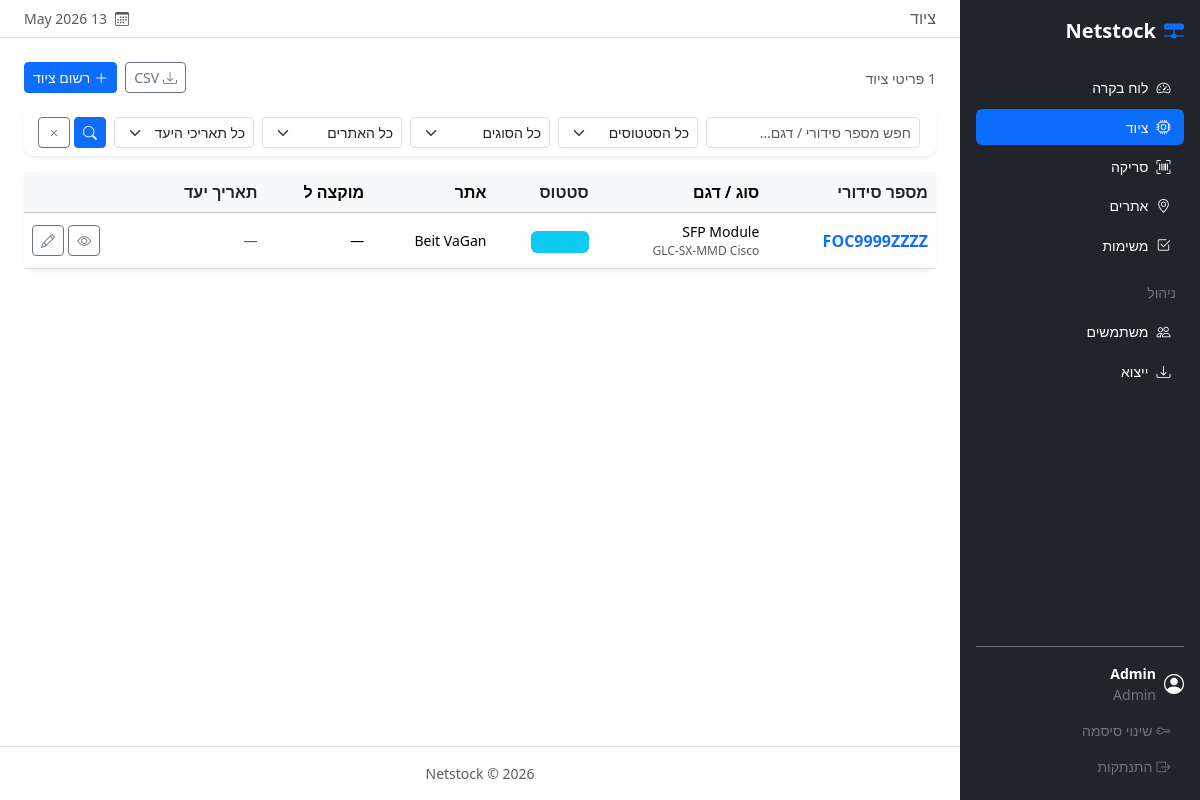
Page /assets/ (signed in) on the committed database.
### app/models/user.py (models this page shows, shortened)
class User(UserMixin, db.Model):
    __tablename__ = 'users'
    id = db.Column(db.Integer, primary_key=True)
    name = db.Column(db.String(100), nullable=False)
    email = db.Column(db.String(150), unique=True, nullable=False)
    password_hash = db.Column(db.String(255), nullable=False)
    role = db.Column(db.Enum('admin', 'technician', 'viewer', name='user_role'),
                     nullable=False, default='technician')
    created_at = db.Column(db.DateTime, default=datetime.utcnow)
    assigned_assets = db.relationship('Asset', foreign_keys='Asset.assigned_to_id',
                                      backref='assignee', lazy='dynamic')
    events = db.relationship('AssetEvent', backref='performed_by_user', lazy='dynamic')
    tasks = db.relationship('Task', backref='assignee', lazy='dynamic')
    @property
    def is_admin(self):
        return self.role == 'admin'
    @property
    def can_edit(self):
        return self.role in ('admin', 'technician')

### app/models/asset.py (models this page shows, shortened)
class Asset(db.Model):
    __tablename__ = 'assets'
    STATUSES = ['in_use', 'dismantled', 'in_storage', 'assigned', 'faulty', 'retired']
    STATUS_LABELS = {
        'in_use': 'בשימוש',
        'dismantled': 'פורק',
        'in_storage': 'באחסון',
        'assigned': 'מוקצה',
        'faulty': 'פגום',
        'retired': 'הוצא משירות',
    }
    STATUS_COLORS = {
        'in_use': 'success',
        'dismantled': 'warning',
        'in_storage': 'info',
        'assigned': 'primary',
        'faulty': 'danger',
        'retired': 'secondary',
    }
    id = db.Column(db.Integer, primary_key=True)
    serial_number = db.Column(db.String(100), unique=True, nullable=False)
    barcode = db.Column(db.String(100), unique=True, nullable=True)
    asset_type_id = db.Column(db.Integer, db.ForeignKey('asset_types.id'), nullable=False)
    model = db.Column(db.String(150))
    manufacturer = db.Column(db.String(150))
    status = db.Column(
        db.Enum(*STATUSES, name='asset_status'),
        nullable=False,
        default='in_storage'
    )
    current_site_id = db.Column(db.Integer, db.ForeignKey('sites.id'), nullable=True)
    assigned_to_id = db.Column(db.Integer, db.ForeignKey('users.id'), nullable=True)
    due_date = db.Column(db.Date, nullable=True)
    notes = db.Column(db.Text)
    created_at = db.Column(db.DateTime, default=datetime.utcnow)
    updated_at = db.Column(db.DateTime, default=datetime.utcnow, onupdate=datetime.utcnow)
    events = db.relationship('AssetEvent', backref='asset', lazy='dynamic',
                             order_by='AssetEvent.event_date.desc()')
    tasks = db.relationship('Task', backref='asset', lazy='dynamic')
    @property
    def status_label(self):
        return self.STATUS_LABELS.get(self.status, self.status)
    @property
    def status_color(self):
        return self.STATUS_COLORS.get(self.status, 'secondary')
    @property
    def is_overdue(self):
        from datetime import date
        return self.due_date and self.due_date < date.today()

class AssetType(db.Model):
    __tablename__ = 'asset_types'
    id = db.Column(db.Integer, primary_key=True)
    name = db.Column(db.String(100), nullable=False)
    category = db.Column(db.String(100))
    assets = db.relationship('Asset', backref='asset_type', lazy='dynamic')

### app/models/site.py (models this page shows, shortened)
class Site(db.Model):
    __tablename__ = 'sites'
    id = db.Column(db.Integer, primary_key=True)
    name = db.Column(db.String(150), nullable=False)
    address = db.Column(db.Text)
    notes = db.Column(db.Text)
    current_assets = db.relationship('Asset', foreign_keys='Asset.current_site_id',
                                     backref='current_site', lazy='dynamic')
    events_from = db.relationship('AssetEvent', foreign_keys='AssetEvent.from_site_id',
                                  backref='from_site', lazy='dynamic')
    events_to = db.relationship('AssetEvent', foreign_keys='AssetEvent.to_site_id',
                                backref='to_site', lazy='dynamic')

### app/routes/assets.py (the view)
@assets_bp.route('/')
@login_required
def list_assets():
    q = request.args.get('q', '').strip()
    status_filter = request.args.get('status', '')
    type_filter = request.args.get('type', type=int)
    site_filter = request.args.get('site', type=int)
    due_filter = request.args.get('due', '')
    sort = request.args.get('sort', 'created_at')
    order = request.args.get('order', 'desc')
    query = Asset.query
    if q:
        query = query.filter(
            db.or_(Asset.serial_number.ilike(f'%{q}%'), Asset.model.ilike(f'%{q}%'))
        )
    if status_filter:
        query = query.filter(Asset.status == status_filter)
    if type_filter:
        query = query.filter(Asset.asset_type_id == type_filter)
    if site_filter:
        query = query.filter(Asset.current_site_id == site_filter)
    today = date.today()
    if due_filter == 'overdue':
        query = query.filter(Asset.due_date < today, Asset.status != 'retired')
    elif due_filter == 'soon':
        query = query.filter(Asset.due_date >= today, Asset.due_date <= today + timedelta(days=7))
    sort_col = {
        'serial_number': Asset.serial_number,
        'due_date': Asset.due_date,
        'status': Asset.status,
        'created_at': Asset.created_at,
    }.get(sort, Asset.created_at)
    if order == 'asc':
        query = query.order_by(sort_col.asc())
    else:
        query = query.order_by(sort_col.desc())
    assets = query.all()
    asset_types = AssetType.query.order_by(AssetType.name).all()
    sites = Site.query.order_by(Site.name).all()
    return render_template(
        'assets/list.html',
        assets=assets,
        asset_types=asset_types,
        sites=sites,
        q=q,
        status_filter=status_filter,
        type_filter=type_filter,
        site_filter=site_filter,
        due_filter=due_filter,
        sort=sort,
        order=order,
        today=today,
    )

### app/models/user.py (called while the page is built)
@login_manager.user_loader
def load_user(user_id):
    return User.query.get(int(user_id))

### app/templates/assets/list.html (shortened to what this page needs)
{% extends 'base.html' %}
{% block page_title %}ציוד{% endblock %}
{% block content %}
<div class="d-flex justify-content-between align-items-center mb-3">
  <div>
    <span class="text-muted small">{{ assets | length }} פריטי ציוד</span>
  </div>
  <div class="d-flex gap-2">
    {% if current_user.is_admin %}
    <a href="{{ url_for('admin.export_assets') }}" class="btn btn-outline-secondary btn-sm" title="ייצוא CSV">
      <i class="bi bi-download me-1"></i>CSV
    </a>
    {% endif %}
    {% if current_user.can_edit %}
    <a href="{{ url_for('assets.new_asset') }}" class="btn btn-primary btn-sm">
      <i class="bi bi-plus-lg me-1"></i>רשום ציוד
    </a>
    {% endif %}
  </div>
</div>
<div class="card border-0 shadow-sm mb-3">
  <div class="card-body py-2">
    <form method="GET" class="row g-2 align-items-end">
      <div class="col-12 col-md-3">
        <input type="text" name="q" value="{{ q }}" class="form-control form-control-sm"
               placeholder="חפש מספר סידורי / דגם…">
      </div>
      <div class="col-6 col-md-2">
        <select name="status" class="form-select form-select-sm">
          <option value="">כל הסטטוסים</option>
        </select>
      </div>
      <div class="col-6 col-md-2">
        <select name="type" class="form-select form-select-sm">
          <option value="">כל הסוגים</option>
        </select>
      </div>
      <div class="col-6 col-md-2">
        <select name="site" class="form-select form-select-sm">
          <option value="">כל האתרים</option>
        </select>
      </div>
      <div class="col-6 col-md-2">
        <select name="due" class="form-select form-select-sm">
          <option value="">כל תאריכי היעד</option>
        </select>
      </div>
      <div class="col-12 col-md-1 d-flex gap-1">
        <button type="submit" class="btn btn-sm btn-primary flex-grow-1">
          <i class="bi bi-search"></i>
        </button>
        <a href="{{ url_for('assets.list_assets') }}" class="btn btn-sm btn-outline-secondary">
          <i class="bi bi-x"></i>
        </a>
      </div>
    </form>
  </div>
</div>
<div class="card border-0 shadow-sm">
  <div class="table-responsive">
    <table class="table table-hover align-middle mb-0">
      <thead class="table-light">
        <tr>
          <th>
            <a href="?q={{ q }}&status={{ status_filter }}&type={{ type_filter or '' }}&site={{ site_filter or '' }}&due={{ due_filter }}&sort=serial_number&order={{ 'desc' if sort == 'serial_number' and order == 'asc' else 'asc' }}"
               class="text-decoration-none text-dark d-flex align-items-center gap-1">
              מספר סידורי
            </a>
          </th>
          <th>סוג / דגם</th>
          <th>
            <a href="?q={{ q }}&status={{ status_filter }}&type={{ type_filter or '' }}&site={{ site_filter or '' }}&due={{ due_filter }}&sort=status&order={{ 'desc' if sort == 'status' and order == 'asc' else 'asc' }}"
               class="text-decoration-none text-dark d-flex align-items-center gap-1">
              סטטוס
            </a>
          </th>
          <th>אתר</th>
          <th>מוקצה ל</th>
          <th>
            <a href="?q={{ q }}&status={{ status_filter }}&type={{ type_filter or '' }}&site={{ site_filter or '' }}&due={{ due_filter }}&sort=due_date&order={{ 'desc' if sort == 'due_date' and order == 'asc' else 'asc' }}"
               class="text-decoration-none text-dark d-flex align-items-center gap-1">
              תאריך יעד
            </a>
          </th>
          <th></th>
        </tr>
      </thead>
      <tbody>
        {% for asset in assets %}
        <tr class="{{ 'table-danger' if asset.is_overdue }}">
          <td>
            <a href="{{ url_for('assets.detail', id=asset.id) }}" class="fw-semibold text-decoration-none">
              {{ asset.serial_number }}
            </a>
          </td>
          <td>
            <div class="small">{{ asset.asset_type.name if asset.asset_type else '—' }}</div>
            <div class="text-muted x-small">{{ asset.model or '' }} {{ asset.manufacturer or '' }}</div>
          </td>
          <td>
            <span class="badge bg-{{ asset.status_color }} bg-opacity-15 text-{{ asset.status_color }} border border-{{ asset.status_color }} border-opacity-25">
            </span>
          </td>
          <td class="small">{{ asset.current_site.name if asset.current_site else '—' }}</td>
          <td class="small">{{ asset.assignee.name if asset.assignee else '—' }}</td>
          <td class="small">
            {% if asset.due_date %}
              {% if asset.is_overdue %}
                <span class="text-danger fw-semibold"><i class="bi bi-exclamation-circle me-1"></i>{{ asset.due_date.strftime('%d %b %Y') }}</span>
              {% else %}
                {{ asset.due_date.strftime('%d %b %Y') }}
              {% endif %}
            {% else %}
              <span class="text-muted">—</span>
            {% endif %}
          </td>
          <td class="text-end">
            <a href="{{ url_for('assets.detail', id=asset.id) }}" class="btn btn-sm btn-outline-secondary">
              <i class="bi bi-eye"></i>
            </a>
            {% if current_user.can_edit %}
            <a href="{{ url_for('assets.edit', id=asset.id) }}" class="btn btn-sm btn-outline-secondary">
              <i class="bi bi-pencil"></i>
            </a>
            {% endif %}
          </td>
        </tr>
        {% endfor %}
      </tbody>
    </table>
  </div>
</div>
{% endblock %}

### app/templates/base.html (shortened to what this page needs)
<!DOCTYPE html>
<html lang="he" dir="rtl">
<head>
  <link rel="stylesheet" href="https://cdn.jsdelivr.net/npm/bootstrap@5.3.3/dist/css/bootstrap.rtl.min.css" />
  <link rel="stylesheet" href="https://cdn.jsdelivr.net/npm/bootstrap-icons@1.11.3/font/bootstrap-icons.min.css" />
  <link rel="stylesheet" href="{{ url_for('static', filename='css/style.css') }}" />
</head>
<body>
<div class="d-flex">
  <nav id="sidebar" class="bg-dark text-white d-flex flex-column p-3">
    <a href="{{ url_for('main.dashboard') }}" class="navbar-brand text-white fw-bold fs-5 mb-4 d-flex align-items-center gap-2">
      <i class="bi bi-hdd-network-fill text-primary"></i> Netstock
    </a>
    <ul class="nav nav-pills flex-column gap-1 flex-grow-1">
      <li class="nav-item">
        <a href="{{ url_for('main.dashboard') }}"
           class="nav-link text-white {% if request.endpoint == 'main.dashboard' %}active{% endif %}">
          <i class="bi bi-speedometer2 me-2"></i>לוח בקרה
        </a>
      </li>
      <li class="nav-item">
        <a href="{{ url_for('assets.list_assets') }}"
           class="nav-link text-white {% if request.blueprint == 'assets' %}active{% endif %}">
          <i class="bi bi-cpu me-2"></i>ציוד
        </a>
      </li>
      <li class="nav-item">
        <a href="{{ url_for('scan.index') }}" class="nav-link text-white {% if request.blueprint == 'scan' %}active{% endif %}">
          <i class="bi bi-upc-scan me-2"></i>סריקה
        </a>
      </li>
      <li class="nav-item">
        <a href="{{ url_for('sites.list_sites') }}"
           class="nav-link text-white {% if request.blueprint == 'sites' %}active{% endif %}">
          <i class="bi bi-geo-alt me-2"></i>אתרים
        </a>
      </li>
      <li class="nav-item">
        <a href="{{ url_for('tasks.list_tasks') }}" class="nav-link text-white {% if request.blueprint == 'tasks' %}active{% endif %}">
          <i class="bi bi-check2-square me-2"></i>משימות
        </a>
      </li>
      {% if current_user.is_admin %}
      <li class="nav-item mt-2">
        <span class="nav-link text-secondary small text-uppercase px-2">ניהול</span>
      </li>
      <li class="nav-item">
        <a href="{{ url_for('admin.users') }}"
           class="nav-link text-white {% if request.endpoint == 'admin.users' or request.endpoint == 'admin.new_user' or request.endpoint == 'admin.edit_user' %}active{% endif %}">
          <i class="bi bi-people me-2"></i>משתמשים
        </a>
      </li>
      <li class="nav-item">
        <a href="{{ url_for('admin.export') }}"
           class="nav-link text-white {% if request.endpoint == 'admin.export' %}active{% endif %}">
          <i class="bi bi-download me-2"></i>ייצוא
        </a>
      </li>
      {% endif %}
    </ul>
    <div class="mt-auto border-top border-secondary pt-3">
      <div class="d-flex align-items-center gap-2 mb-2 small text-secondary">
        <i class="bi bi-person-circle fs-5 text-white"></i>
        <div>
          <div class="text-white fw-semibold">{{ current_user.name }}</div>
          <div class="text-capitalize">{{ current_user.role }}</div>
        </div>
      </div>
      <a href="{{ url_for('auth.change_password') }}" class="nav-link text-secondary small">
        <i class="bi bi-key me-1"></i>שינוי סיסמה
      </a>
      <a href="{{ url_for('auth.logout') }}" class="nav-link text-secondary small">
        <i class="bi bi-box-arrow-right me-1"></i>התנתקות
      </a>
    </div>
  </nav>
  <div class="flex-grow-1 d-flex flex-column min-vh-100">
    <header class="bg-white border-bottom px-4 py-2 d-flex align-items-center justify-content-between sticky-top">
      <h6 class="mb-0 text-muted fw-normal">{% block page_title %}{% endblock %}</h6>
      <div class="d-flex align-items-center gap-2 small text-muted">
        <i class="bi bi-calendar3"></i>{{ now.strftime('%d %b %Y') }}
      </div>
    </header>
    <main class="flex-grow-1 p-4">
      {% block content %}{% endblock %}
    </main>
    <footer class="text-center text-muted small py-3 border-top">
      Netstock &copy; {{ now.year }}
    </footer>
  </div>
</div>
</body>
</html>

### app/static/css/style.css (style rules this page uses)
#sidebar { width: 240px; min-height: 100vh; position: sticky; top: 0; height: 100vh; overflow-y: auto; flex-shrink: 0; }
#sidebar .nav-link { border-radius: 6px; font-size: 0.875rem; padding: 0.45rem 0.85rem; transition: background-color 0.15s; }
#sidebar .nav-link.active { background-color: var(--bs-primary); }
.x-small { font-size: 0.75rem; }
.card { border-radius: 10px; }

### rows in the picture
User: name "Admin", role "Admin"
Asset: serial_number "FOC9999ZZZZ", asset_type "SFP Module", model "GLC-SX-MMD", manufacturer "Cisco", current_site "Beit VaGan", assignee "—"
